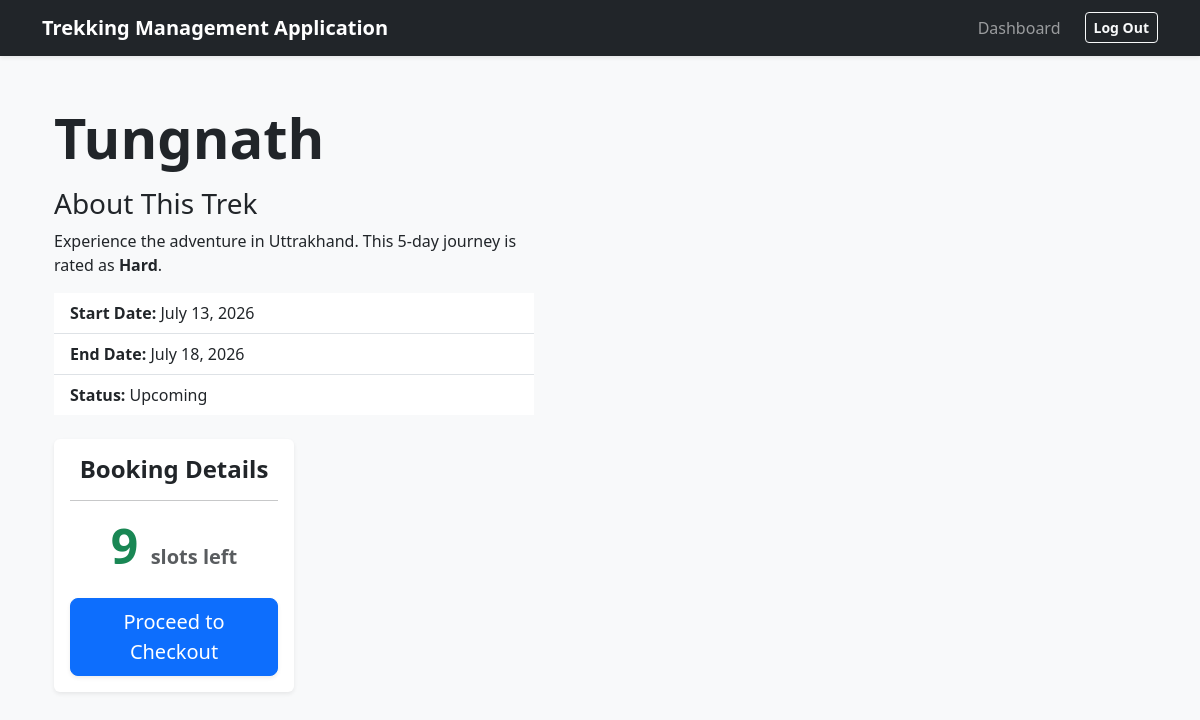
The page /trekker/trek/1 (signed in) on the database its author committed.
### app/models.py (models this page shows)
class Trek(db.Model):
    __tablename__ = "treks"
    id = db.Column(db.Integer, primary_key=True)
    trek_name = db.Column(db.String(200), nullable=False)
    assigned_staff_id = db.Column(db.Integer, db.ForeignKey('users.id'), nullable=False)
    location = db.Column(db.String(100), nullable=False)
    difficulty = db.Column(db.String(50), nullable=False)
    duration = db.Column(db.Integer, nullable=False)
    available_slots = db.Column(db.Integer, nullable=False)
    status = db.Column(db.String(30), nullable=False)
    start_date = db.Column(db.DateTime, nullable=False)
    end_date = db.Column(db.DateTime, nullable=False)
    bookings = db.relationship('Booking', backref='trek', lazy=True, cascade='all, delete-orphan')
    assigned_staff = db.relationship('User', foreign_keys=[assigned_staff_id])

### app/routes/trekker.py (the view)
@trekker_bp.route('/trek/<int:trek_id>')
def trek_detail(trek_id):
    trek = models.Trek.query.get_or_404(trek_id)
    return render_template('/trekker/explore_treks/trek_detail.html', trek=trek)

### app/routes/trekker.py (called while the page is built)
@trekker_bp.before_request
def trekker_access():
    if 'user_id' not in session:
        flash("Please Login first", "danger")
        return redirect(url_for('auth.login'))
    if session.get('role') != 'Trekker':
        flash("Access Denied you are not a trekker", "danger")
        return redirect(url_for('auth.login'))

### app/templates/trekker/explore_treks/trek_detail.html (shortened to what this page needs)
{% extends "base.html" %}
{% block content %}
<div class="container mt-4">
    <div class="row">
        <div class="col-md-8">
            <div class="col-md-8">
            <h1 class="display-4 fw-bold mb-3">{{ trek.trek_name }}</h1>
            <h3>About This Trek</h3>
            <p>Experience the adventure in {{ trek.location }}. This {{ trek.duration }}-day journey is rated as <strong>{{ trek.difficulty }}</strong>.</p>
            <ul class="list-group list-group-flush mb-4">
                <li class="list-group-item"><strong>Start Date:</strong> {{ trek.start_date.strftime('%B %d, %Y') }}</li>
                <li class="list-group-item"><strong>End Date:</strong> {{ trek.end_date.strftime('%B %d, %Y') }}</li>
                <li class="list-group-item"><strong>Status:</strong> {{ trek.status }}</li>
            </ul>
        </div>
        <div class="col-md-4">
            <div class="card shadow-sm border-0 sticky-top" style="top: 20px;">
                <div class="card-body text-center">
                    <h4 class="fw-bold">Booking Details</h4>
                    <hr>
                    <h1 class="display-5 fw-bold text-success">
                        {% if trek.available_slots > 0 %}
                            {{ trek.available_slots }} <span class="fs-5 text-muted">slots left</span>
                        {% else %}
                            <span class="text-danger">Sold Out</span>
                        {% endif %}
                    </h1>
                    {% if trek.available_slots > 0 %}
                        <a href="{{ url_for('trekker.trek_checkout', trek_id=trek.id) }}" class="btn btn-primary w-100 btn-lg mt-3 shadow-sm">Proceed to Checkout</a>
                    {% else %}
                        <button class="btn btn-secondary w-100 btn-lg mt-3" disabled>Unavailable</button>
                    {% endif %}
                </div>
            </div>
        </div>
    </div>
</div>
{% endblock %}

### rows shown on the page
Trek: trek_name "Tungnath", location "Uttrakhand", duration "5", difficulty "Hard", start_date "July 13, 2026", end_date "July 18, 2026", status "Upcoming", available_slots "9"
